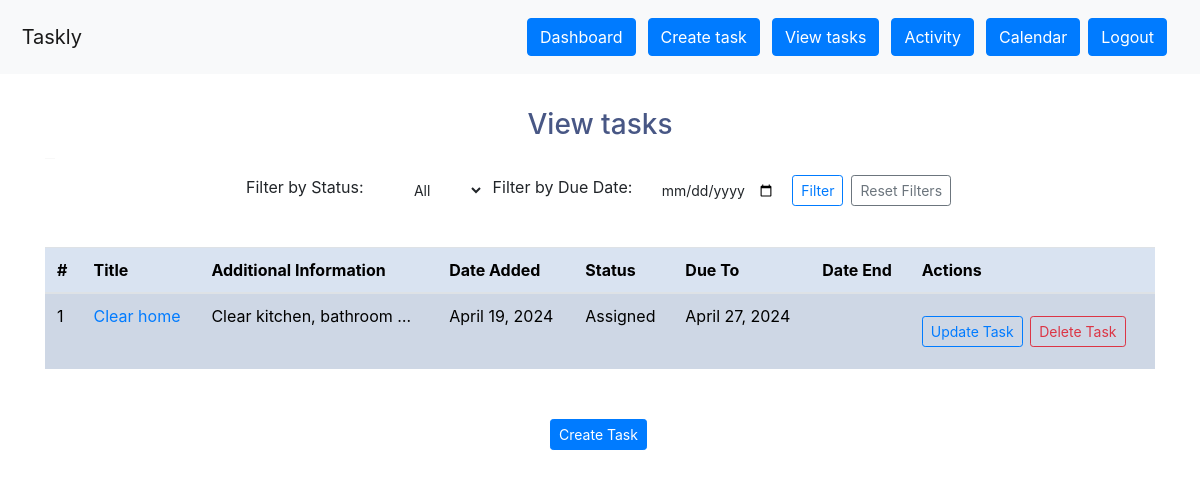
/en/view-tasks (signed in), run on an earlier commit of the app's database.
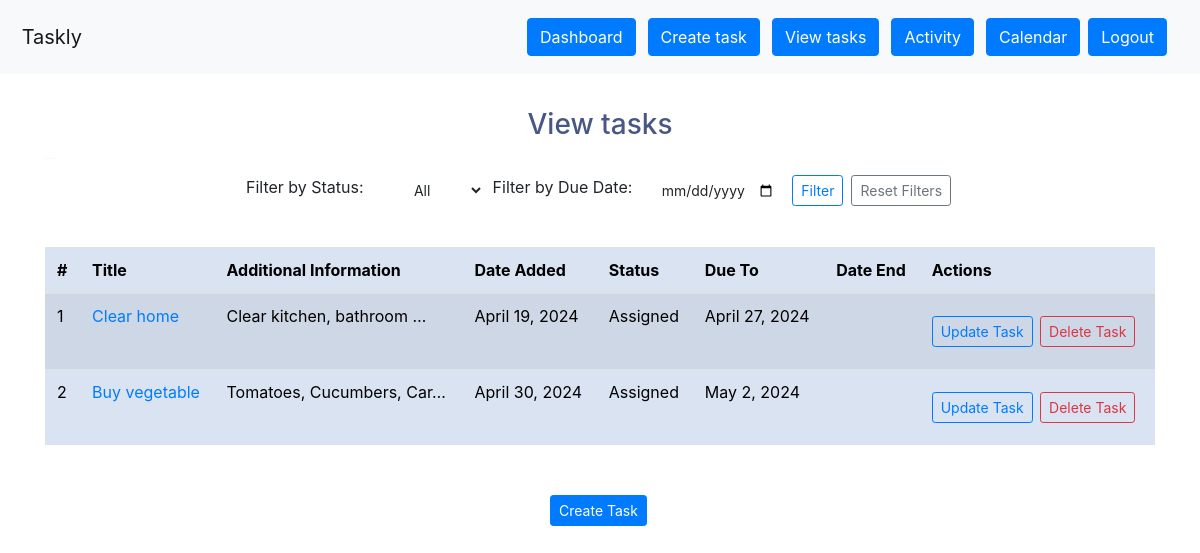
And on a later commit of the database.
### todo/models.py (models this page shows, shortened)
class Task(models.Model):
    STATUS_CHOICES = [
        ('option1','Assigned'),
        ('option2','In progress'),
        ('option3','Done'),
    ]
    title = models.CharField(max_length=100, null=True)
    content = models.CharField(max_length=1000, null=True, blank=True)
    date_posted = models.DateTimeField(auto_now_add=True, null=True)
    date_end = models.DateTimeField(null=True)
    do_to = models.DateTimeField(null=True)
    status = models.CharField(max_length=100, null=True, choices=STATUS_CHOICES)
    user = models.ForeignKey(User, max_length=18, on_delete=models. CASCADE, null=True)

### todo/views.py (the view)
# urls.py: path('view-tasks', views.viewTasks, name="view-tasks"),
@login_required(login_url='my-login')
def viewTasks(request):
    current_user = request.user.id
    status_filter = request.GET.get('status', None)
    date_due_to = request.GET.get('date_due_to', None)
    tasks = Task.objects.filter(user=current_user)
    if status_filter:
        tasks = tasks.filter(status=status_filter)
    if date_due_to:
        due_date = datetime.strptime(date_due_to, '%Y-%m-%d')
        tasks = tasks.filter(Q(do_to__lte=due_date))
    context = {
        'tasks': tasks,
        'status_filter': status_filter,
        'date_due_to': date_due_to
    }
    return render(request, 'profile/view-tasks.html', context=context)

### templates/profile/view-tasks.html (shortened to what this page needs)
{% load static %}
{% load crispy_forms_tags %}
{% load i18n %}
<html>
<head>
    <link rel="stylesheet" type="text/css" href="https://bootswatch.com/5/morph/bootstrap.min.css">
    <link rel="stylesheet" type="text/css" href="{% static 'css/styles.css' %}">
</head>
{% include 'profile/base.html' %}
<br>
<body>
    <div class="container">
        <h3 class="text-center">{% trans "View tasks" %}</h3>
        <hr style="width: 10px; color: black;">
        <div class="text-center">
            <form method="GET" class="mb-3 d-flex justify-content-center align-items-center">
                <label for="status" class="me-2">{% trans "Filter by Status:" %}</label>
                <select class="btn btn-outline btn-sm me-2" name="status" id="status">
                    <option value="">{% trans "All" %}</option>
                </select>
                <label for="date_due_to" class="me-2">{% trans "Filter by Due Date:" %}</label>
                <input class="btn btn-outline  btn-sm me-2" type="date" name="date_due_to" id="date_due_to" value="{{ date_due_to }}">
                <button class="btn btn-outline-primary  btn-sm me-2" type="submit">{% trans "Filter" %}</button>
                <a href="{% url 'view-tasks' %}" class="btn btn-outline-secondary  btn-sm">{% trans "Reset Filters" %}</a>
            </form>
        </div>
        <br>
        {% if tasks %}
        <table class="table table-striped" id="tab">
            <thead>
                <tr>
                    <th>#</th>
                    <th>{% trans "Title" %}</th>
                    <th>{% trans "Additional Information" %}</th>
                    <th>{% trans "Date Added" %}</th>
                    <th>{% trans "Status" %}</th>
                    <th>{% trans "Due To" %}</th>
                    <th>{% trans "Date End" %}</th>
                    <th>{% trans "Actions" %}</th>
                </tr>
            </thead>
            <tbody>
                {% for tsk in tasks %}
                <tr id='result'>
                    <td>{{ forloop.counter }}</td>
                    <td><a href="{% url 'view-task' tsk.id %}">{{ tsk.title }}</a></td>
                    <td>{{ tsk.content|truncatechars:25}}</td>
                    <td>{{ tsk.date_posted|date:"F j, Y" }}</td>
                    <td>{{ tsk.get_status_display }}</td>
                    <td>{{ tsk.do_to|date:"F j, Y" }}</td>
                    <td>{% if tsk.status == 'option3' %}{{ tsk.date_end|date:"F j, Y" }}{% endif %}</td>
                    <td>
                        <div class="d-inline-block">
                            <a class="btn btn-outline-primary navbar-btn btn-sm" href="{% url 'update-task' tsk.id %}">{% trans "Update Task" %}</a>
                            <a class="btn btn-outline-danger navbar-btn btn-sm" href="{% url 'delete-task' tsk.id %}">{% trans "Delete Task" %}</a>
                        </div>
                    </td>
                </tr>
                {% endfor %}
            </tbody>
        </table>
        {% else %}
        <div class="text-center">
            <p>{% trans "No tasks found." %}</p>
        </div>
        {% endif %}
        <br>
        <div class="text-center">
            <a class="btn btn-primary navbar-btn btn-sm" href="{% url 'create-task' %}">{% trans "Create Task" %}</a>
        </div>
    </div>
</body>
</html>

### templates/profile/base.html (shortened to what this page needs)
<!DOCTYPE html>
{% load i18n %}
{% load static %}
<html lang="en">
<head>
    <link rel="stylesheet" href="https://stackpath.bootstrapcdn.com/bootstrap/4.5.0/css/bootstrap.min.css">
</head>
<body>
<nav class="navbar navbar-expand-lg navbar-light bg-light justify-content-center">
    <br>
    <a class="navbar-brand main-heading" href="#"> &nbsp;{% trans "Taskly" %} </a>
    <div class="collapse navbar-collapse text-center" id="navbarNavDropdown">
      <br>
        <ul class="navbar-nav ml-auto">
            <li class="nav-item">
                <a class="btn btn-primary navbar-btn activeButton" href="{% url 'dashboard' %}">{% trans "Dashboard" %}</a>
            </li>
            <li class="nav-item">
                <a class="btn btn-primary navbar-btn" href="{% url 'create-task' %}">{% trans "Create task" %}</a>
            </li>
            <li class="nav-item">
                <a class="btn btn-primary navbar-btn" href="{% url 'view-tasks' %}">{% trans "View tasks" %}</a>
            </li>
            <li class="nav-item">
                <a class="btn btn-primary navbar-btn" href="{% url 'activity' %}">{% trans "Activity" %}</a>
            </li>
            <li class="nav-item">
                <a class="btn btn-primary navbar-btn" href="{% url 'cal:calendar' %}">{% trans "Calendar" %}</a>
            </li>
        </ul>
    </div>
    <ul class="navbar-nav" id="navbarNavDropdown">
        <li class="nav-item">
            <a class="btn btn-primary navbar-btn" href="{% url 'user-logout' %}">{% trans "Logout" %}</a>
        </li>
    </ul>
</nav>
</body>
</html>

### cal/stati/cal/css/styles.css (style rules this page uses)
body { font-family: "ptsans", "Lato", "Helvetica Neue", Helvetica, Arial, sans-serif; }
.btn { outline: none; color: black; background-color: transparent; box-shadow: 0 0 0 0; margin-right: 3px; }
ul { height: 100%; padding: 0px 5px 0px 20px; }
a { color: #17a2b8; }

### templates/profile/base.html (style rules this page uses)
div { margin-top: 10px; margin-bottom: 10px; }

What changed in the data, as far as the page shows it:
added Task: title "Buy vegetable", content "Tomatoes, Cucumbers, Car…", date_posted "April 30, 2024", status "Assigned", do_to "May 2, 2024"
